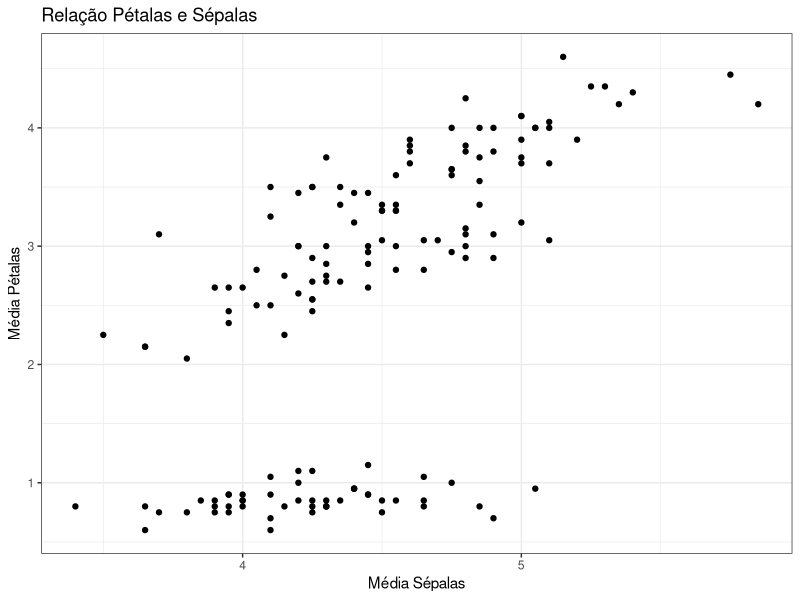
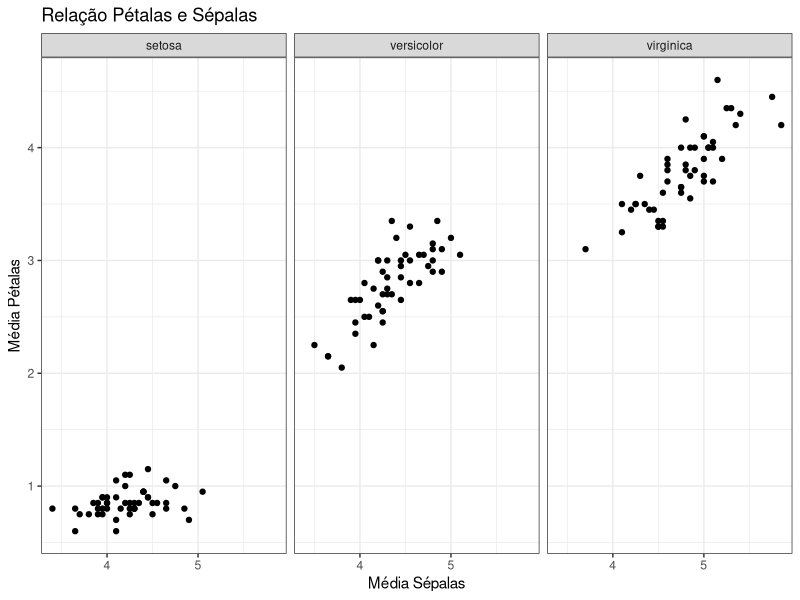
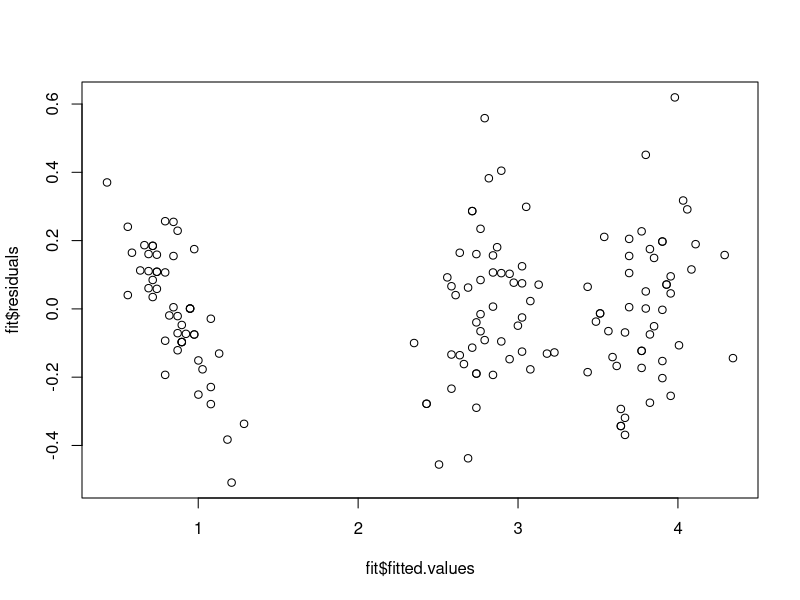

Here is the R script that generated these plots, in order:
## ---- chunk 1

head(iris)

## ---- chunk 2

# Carregando a função dplyr

library(dplyr)

glimpse(iris)

## ---- chunk 3

summary(iris[,1:4])

## ---- chunk 4

iris <- iris %>%
  mutate(media_petala = (Petal.Length+Petal.Width)/2, # Média das pétalas
         media_sepala = (Sepal.Length+Sepal.Width)/2) %>% # Média das sépalas
  select(media_petala,media_sepala,Species)

head(iris, 5)

## ---- chunk 5

# Carregando a função do ggplot2

library(ggplot2)

ggplot(iris) +
  geom_point(aes(x = media_sepala,y = media_petala)) +
  labs(title = "Relação Pétalas e Sépalas",
       x = "Média Sépalas",
       y = "Média Pétalas") +
  theme_bw()

## ---- chunk 6

ggplot(iris) +
  geom_point(aes(x = media_sepala,y = media_petala)) +
  labs(title = "Relação Pétalas e Sépalas",
       x = "Média Sépalas",
       y = "Média Pétalas") +
  theme_bw() +
  facet_grid(~ Species)
  

## ---- chunk 7

# Usando a função lm para ajustar o modelo

fit <- lm(media_petala~media_sepala+Species, data = iris)

# Usando a função summary para avaliar resultados dos ajustes

summary(fit)

## ---- chunk 8

# Teste de normalidade de Shapiro Wilk

shapiro.test(fit$residuals)

## ---- chunk 9

# Verificação de homocedasticidade

plot(fit$fitted.values,fit$residuals)

